Frame 1 (no input): blank canvas, image omitted
Frame 60 (no input): blank canvas, image omitted
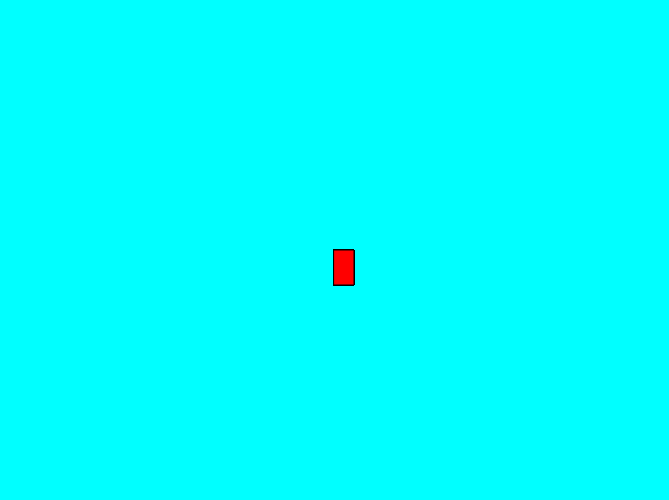
Frame 120 (the mouse pressed at the canvas centre since frame 60)

The p5.js sketch whose frames 1 and 60 were blank and that drew this single picture after the mouse press (run headless with seeded random() and noise() and a simulated clock; from frame 60 on, the mouse is pressed at the canvas centre):

// p5.js sketch
// ── sketch.js
function setup() {
    createCanvas(669, 500);
    background("cyan");
  }
  
  function draw() {
    
    stroke("black");
    fill("red");
    
    //console.log(mouseIsPressed);
    
     if(mouseIsPressed) {
       rect(mouseX, mouseY, 20, 35);
    }
  }
